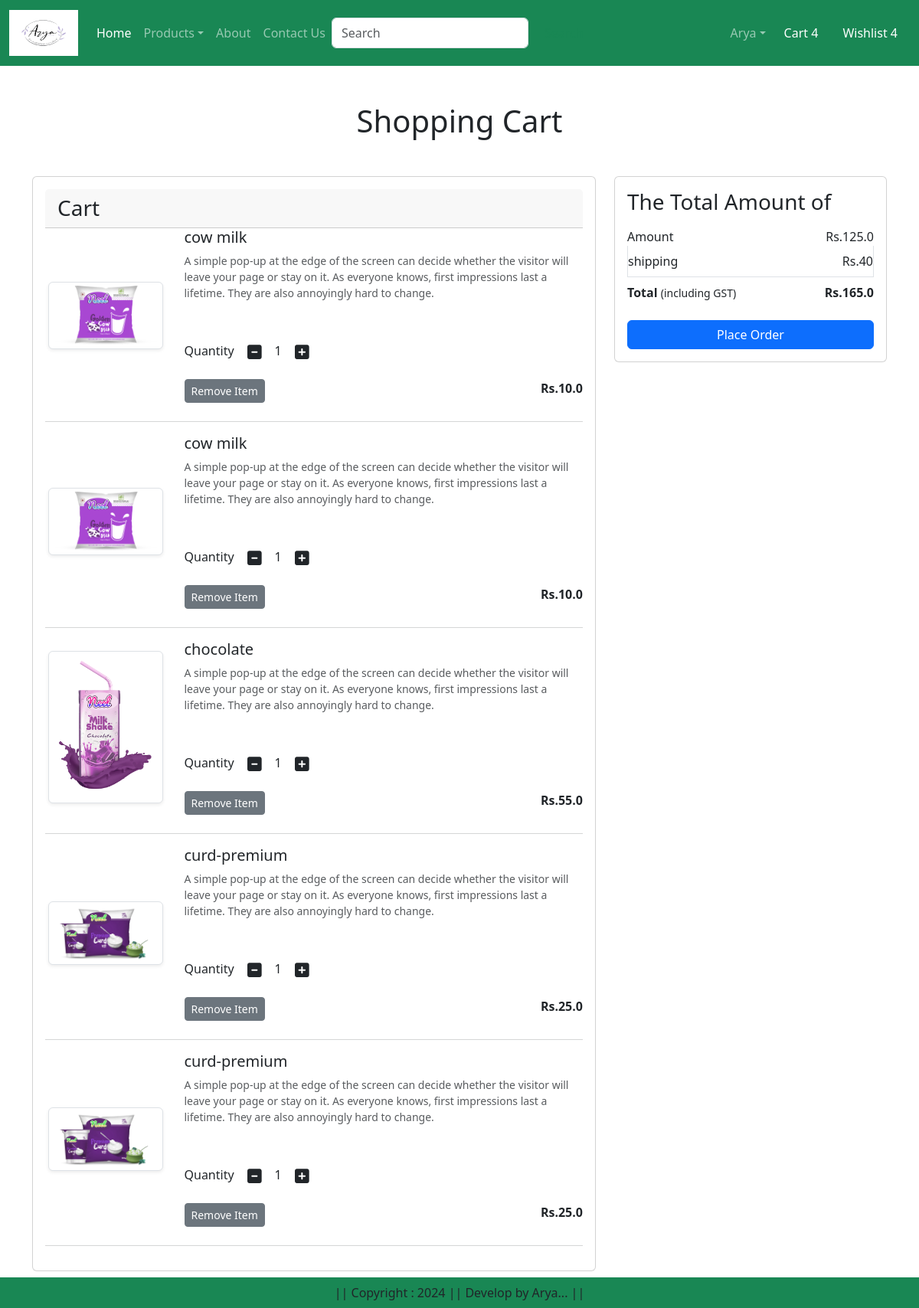
The app's page /cart/ (signed in) with its own data.
### arya_store/models.py (models this page shows, shortened)
class Cart(models.Model):
    user = models.ForeignKey(User,on_delete=models.CASCADE)
    product = models.ForeignKey(Product,on_delete=models.CASCADE)
    quantity = models.PositiveIntegerField(default=1)

class Product(models.Model):
    title = models.CharField(max_length=100)
    selling_price = models.FloatField()
    discounted_price = models.FloatField()
    description = models.TextField()
    composition = models.TextField(default='')
    prodapp = models.TextField(default='')
    category = models.CharField(choices=CATEGORY_CHOICES, max_length=2)
    product_image = models.ImageField(upload_to='product')

### arya_store/views.py (the view)
# urls.py: path("cart/",views.show_cart, name="showcart"),
def show_cart(request):
    user = request.user
    cart = Cart.objects.filter(user=user)
    amount = 0
    for p in cart:
        value = p.quantity * p.product.discounted_price
        amount = amount + value
    totalamount = amount +40
    return render(request,"addtocart.html",locals())

### templates/addtocart.html (shortened to what this page needs)
{% extends 'base.html' %}
{% load static %}
{% block main-content %}
    <div class="container my-5">
        <div class="row">
            {% if cart %}
                <h1 class="text-center mb-5">Shopping Cart</h1>
                <div class="col-sm-8">
                    <div class="card">
                        <div class="card-body">
                            <h3 class="card-header">Cart</h3>
                            {% for item in cart %}
                                <div class="row mb-4">
                                    <div class="col-sm-3 text-center align-self-center">
                                        <img src="{{ item.product.product_image.url }}" alt="{{ item.product.title }}" class="img-fluid img-thumbnail shadow-sm" height="150" width="150">
                                    </div>
                                    <div class="col-sm-9">
                                        <div>
                                            <h5>{{ item.product.title }}</h5>
                                            <p class="mb-5 text-muted small">{{ item.product.description }}</p>
                                            <div class="my-3">
                                                <label for="quantity">Quantity</label>
                                                <a class="minus-cart btn" pid="{{ item.product.id }}"><i class="fas fa-minus-square fa-lg"></i></a>
                                                <span id="quantity">{{ item.quantity }}</span>
                                                <a class="plus-cart btn" pid="{{ item.product.id }}"><i class="fas fa-plus-square fa-lg"></i></a>
                                            </div>
                                            <div class="d-flex justify-content-between">
                                                <a href="#" class="remove-cart btn btn-sm btn-secondary mr-3" pid="{{ item.product.id }}">Remove Item</a>
                                                <p class="mb-0"><span><strong>Rs.{{ item.product.discounted_price }}</strong></span></p>
                                            </div>
                                        </div>
                                    </div>
                                </div>
                                <hr class="text-muted">
                            {% endfor %}
                        </div>
                    </div>
                </div>
                <div class="col-sm-4">
                    <div class="card">
                        <div class="card-body">
                            <h3>The Total Amount of</h3>
                            <ul class="list-group">
                                <li class="list-group-item d-flex justify-content-between align-items-center border-0 px-0 pb-0">
                                    Amount<span id="amount">Rs.{{ amount }}</span>
                                </li>
                                <li class="list-group-item d-flex justify-content-between align-items-center px-0">shipping<span>Rs.40</span></li>
                                <li class="list-group-item d-flex justify-content-between align-items-center border-0 px-0 mb-3">
                                    <div>
                                        <strong>Total</strong> <small>(including GST)</small>
                                    </div>
                                    <span id="totalamount"><strong>Rs.{{ totalamount }}</strong></span>
                                </li>
                            </ul>
                            <div class="d-grid">
                                <a href="{% url 'checkout' %}" class="btn btn-primary">Place Order</a>
                            </div>
                        </div>
                    </div>
                </div>
            {% else %}
                <h1 class="text-center mb-5">Cart is Empty</h1>
            {% endif %}
        </div>
    </div>
{% endblock main-content %}

### templates/base.html (shortened to what this page needs)
{% load static %}
<!doctype html>
<html lang="en">
  <head>
    <link href="https://cdn.jsdelivr.net/npm/bootstrap@5.3.3/dist/css/bootstrap.min.css" rel="stylesheet">
    <link rel="stylesheet" href="{% static 'css/owl.carousel.min.css' %}">
    <link rel="stylesheet" href="{% static 'css/all.min.css' %}">
    <link rel="stylesheet" href="{% static 'css/style.css' %}">
  </head>
  <body>
    <nav class="navbar navbar-expand-lg navbar-dark bg-success">
      <div class="container-fluid">
        <a class="navbar-brand" href="#">
          <img src="{% static 'images/arya.png' %}" width="90" height="60" alt="Arya Logo">
        </a>
        <div class="collapse navbar-collapse" id="navbarSupportedContent">
          <ul class="navbar-nav me-auto mb-2 mb-lg-0">
            {% if request.user.is_authenticated %}
              <li class="nav-item">
                <a class="nav-link active" aria-current="page" href="/">Home</a>
              </li>
              <li class="nav-item dropdown">
                <a class="nav-link dropdown-toggle" href="#" role="button" data-bs-toggle="dropdown" aria-expanded="false">Products</a>
              </li>
              <li class="nav-item">
                <a class="nav-link" href="{% url 'about' %}">About</a>
              </li>
              <li class="nav-item">
                <a class="nav-link" href="{% url 'contact' %}">Contact Us</a>
              </li>
              <form class="d-flex" role="search">
                <input class="form-control me-2" type="search" placeholder="Search" aria-label="Search">
                <button class="btn btn-outline-success" type="submit">Search</button>
              </form>
            </ul>
            <ul class="navbar-nav ms-auto mb-lg-0">
              <li class="nav-item dropdown">
                <a class="nav-link dropdown-toggle" href="#" role="button" data-bs-toggle="dropdown" aria-expanded="false">Arya</a>
              </li>
              <li class="nav-item mx-2">
                <a href="#" class="nav-link text-white">Cart 4</a>
              </li>
              <li class="nav-item mx-2">
                <a href="#" class="nav-link text-white">Wishlist 4</a>
              </li>
            {% endif %}
          </ul>
        </div>
      </div>
    </nav>
    {% block main-content %}{% endblock main-content %}
    <footer class="container-fluid fixed-bottom bg-success text-center p-2 mt-5">
      ||  Copyright : 2024  ||  Develop by Arya...  ||
    </footer>
  </body>
</html>

### records on screen
Cart: product.product_image (picture), product "cow milk", product.description "A simple pop-up at the edge of the screen can decide whether the visitor will leave your page or stay on it. As everyone knows, first impressions last a lifetime. They are also annoyingly hard to change.", quantity "1", product.discounted_price "10.0"
Cart: product.product_image (picture), product "cow milk", product.description "A simple pop-up at the edge of the screen can decide whether the visitor will leave your page or stay on it. As everyone knows, first impressions last a lifetime. They are also annoyingly hard to change.", quantity "1", product.discounted_price "10.0"
Cart: product.product_image (picture), product "chocolate", product.description "A simple pop-up at the edge of the screen can decide whether the visitor will leave your page or stay on it. As everyone knows, first impressions last a lifetime. They are also annoyingly hard to change.", quantity "1", product.discounted_price "55.0"
Cart: product.product_image (picture), product "curd-premium", product.description "A simple pop-up at the edge of the screen can decide whether the visitor will leave your page or stay on it. As everyone knows, first impressions last a lifetime. They are also annoyingly hard to change.", quantity "1", product.discounted_price "25.0"
Cart: product.product_image (picture), product "curd-premium", product.description "A simple pop-up at the edge of the screen can decide whether the visitor will leave your page or stay on it. As everyone knows, first impressions last a lifetime. They are also annoyingly hard to change.", quantity "1", product.discounted_price "25.0"

### other values on screen
{{ amount }} "125.0"
{{ totalamount }} "165.0"
